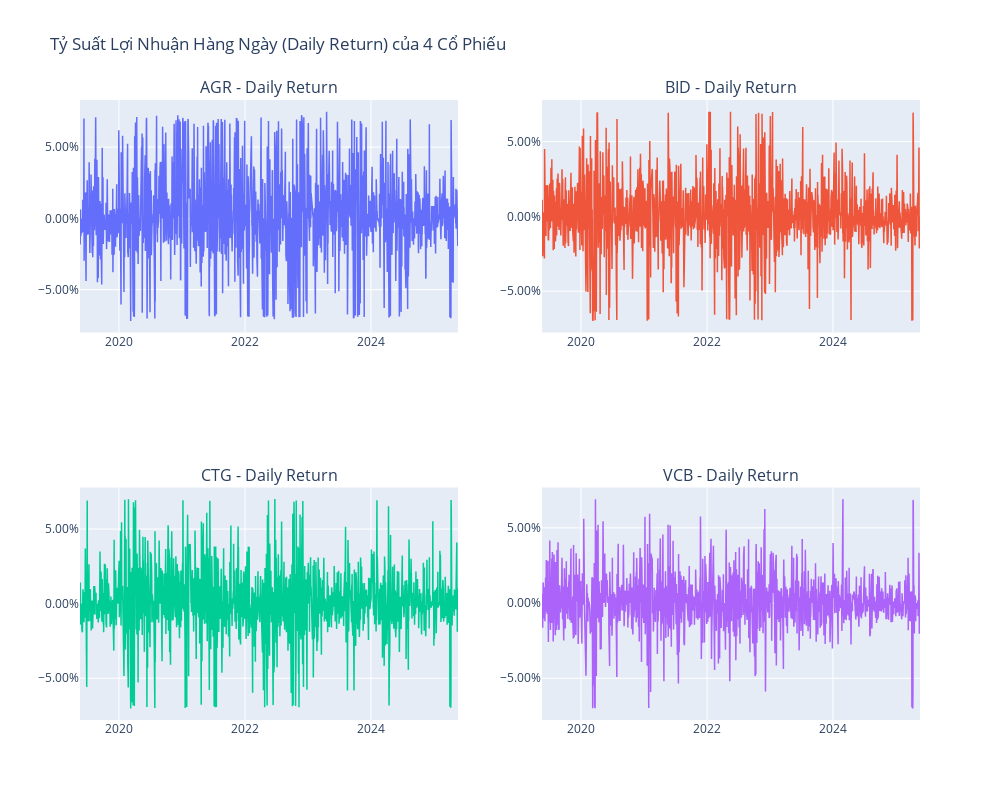

The notebook cell saved with this chart:
### Markdown cell above
### Daily return 
Daily return (lợi nhuận hằng ngày) là tỷ lệ lợi nhuận hoặc thua lỗ được tính toán dựa trên sự thay đổi giá của một tài sản trong một ngày giao dịch cụ thể. Nó cho thấy giá trị của tài sản đã thay đổi bao nhiêu trong một ngày.

### Code cell
stocks = {'AGR': AGR, 'BID': BID, 'CTG': CTG, 'VCB': VCB}

# Tính daily return
for df in stocks.values():
    df['time'] = pd.to_datetime(df['time'])
    df['daily_return'] = df['close'].pct_change()

fig = make_subplots(rows=2, cols=2, 
                    subplot_titles=[f"{name} - Daily Return" for name in stocks.keys()],
                    shared_xaxes=False)

positions = {'AGR': (1, 1), 'BID': (1, 2), 'CTG': (2, 1), 'VCB': (2, 2)}

for name, df in stocks.items():
    r, c = positions[name]
    fig.add_trace(
        go.Scatter(x=df['time'], y=df['daily_return'], mode='lines', name=name,
                   line=dict(width=1.5)),
        row=r, col=c
    )

fig.update_layout(
    height=800, width=1000,
    title_text="Tỷ Suất Lợi Nhuận Hàng Ngày (Daily Return) của 4 Cổ Phiếu",
    showlegend=False
)

fig.update_yaxes(tickformat=".2%")

fig.show()

### Figure 1 — Plotly figure (JSON) as saved in the notebook; plotly's stock layout.template omitted (floating-point values rounded to 4 significant figures; data arrays with more than 128 entries replaced by an {"elided": "..."} marker saying what was removed)
{"data": [{"line": {"width": 1.5}, "mode": "lines", "name": "AGR", "type": "scatter", "x": {"elided": "1502 str values"}, "xaxis": "x", "y": {"elided": "1502 float values"}, "yaxis": "y"}, {"line": {"width": 1.5}, "mode": "lines", "name": "BID", "type": "scatter", "x": {"elided": "1502 str values"}, "xaxis": "x2", "y": {"elided": "1502 float values"}, "yaxis": "y2"}, {"line": {"width": 1.5}, "mode": "lines", "name": "CTG", "type": "scatter", "x": {"elided": "1502 str values"}, "xaxis": "x3", "y": {"elided": "1502 float values"}, "yaxis": "y3"}, {"line": {"width": 1.5}, "mode": "lines", "name": "VCB", "type": "scatter", "x": {"elided": "1502 str values"}, "xaxis": "x4", "y": {"elided": "1502 float values"}, "yaxis": "y4"}], "layout": {"annotations": [{"font": {"size": 16}, "showarrow": false, "text": "AGR - Daily Return", "x": 0.225, "xanchor": "center", "xref": "paper", "y": 1, "yanchor": "bottom", "yref": "paper"}, {"font": {"size": 16}, "showarrow": false, "text": "BID - Daily Return", "x": 0.775, "xanchor": "center", "xref": "paper", "y": 1, "yanchor": "bottom", "yref": "paper"}, {"font": {"size": 16}, "showarrow": false, "text": "CTG - Daily Return", "x": 0.225, "xanchor": "center", "xref": "paper", "y": 0.375, "yanchor": "bottom", "yref": "paper"}, {"font": {"size": 16}, "showarrow": false, "text": "VCB - Daily Return", "x": 0.775, "xanchor": "center", "xref": "paper", "y": 0.375, "yanchor": "bottom", "yref": "paper"}], "height": 800, "showlegend": false, "title": {"text": "Tỷ Suất Lợi Nhuận Hàng Ngày (Daily Return) của 4 Cổ Phiếu"}, "width": 1000, "xaxis": {"anchor": "y", "domain": [0, 0.45]}, "xaxis2": {"anchor": "y2", "domain": [0.55, 1]}, "xaxis3": {"anchor": "y3", "domain": [0, 0.45]}, "xaxis4": {"anchor": "y4", "domain": [0.55, 1]}, "yaxis": {"anchor": "x", "domain": [0.625, 1], "tickformat": ".2%"}, "yaxis2": {"anchor": "x2", "domain": [0.625, 1], "tickformat": ".2%"}, "yaxis3": {"anchor": "x3", "domain": [0, 0.375], "tickformat": ".2%"}, "yaxis4": {"anchor": "x4", "domain": [0, 0.375], "tickformat": ".2%"}}}
